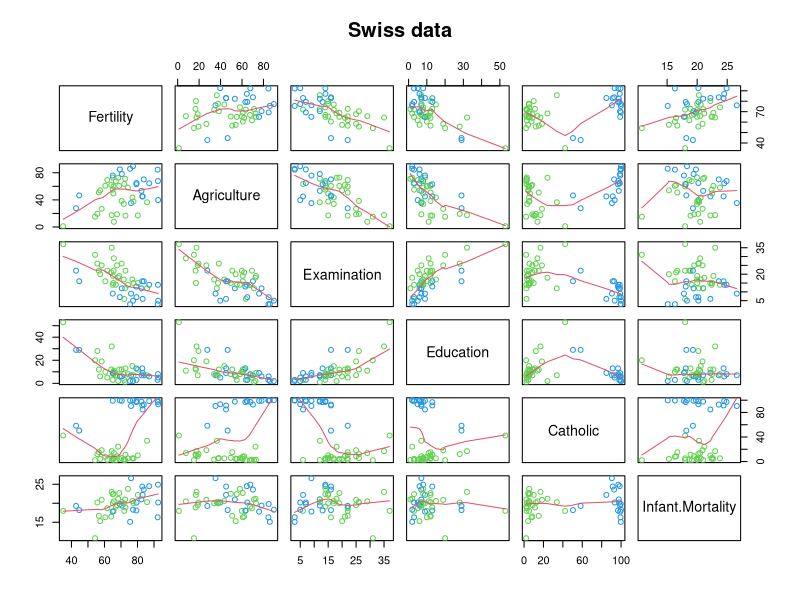

The R script that drew this image:


library(datasets); 
data(swiss); 
require(stats); 
require(graphics)
pairs(swiss, panel = panel.smooth, main = "Swiss data", col = 3 + (swiss$Catholic > 50))